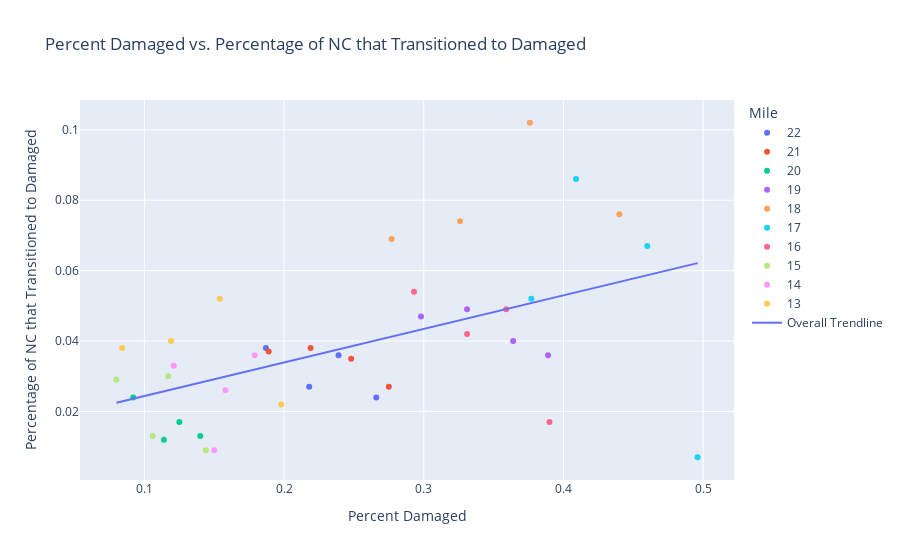

The notebook cell this image was saved under:
### Markdown cell above
## Another Question: Is the percentage change from NC to Damaged related to the percentage of slabs damaged?
Ordered pairs were made by delegating the $x$-value to be the percentage of slabs damaged for a given year and milemarker and the $y$ value to be the percentage of NC slabs that transtioned to a worse state for a given year and milemarker. These 40 points were plottted on a scatterplot and a linear regression analysis was conducted.

### Code cell
def pair_values():
    rate_of_damage_vs_damage = {'Mile' : [], 'Year' : [], 'Percent Damaged' : [], 'Percentage of NC that Transitioned to Damaged' : [], 'Percentage of Mildly Damaged to Critically Damaged': []}
    for mile in range(22, 12, -1):
        for year in range(2015, 2019): 
            freq = pd.crosstab(df_by_mile[mile][str(year - 1)], 'count')
            freq['relative freq'] = freq['count'] / freq['count'].sum()
            percent_damaged = (1 - freq.loc['NC', 'relative freq']).round(3)
            rate_of_damage_vs_damage['Mile'].append(str(mile))
            rate_of_damage_vs_damage['Year'].append(str(year))
            rate_of_damage = NC_to_damaged.loc[str(year), mile]
            rate_of_damage_vs_damage['Percent Damaged'].append(percent_damaged)
            rate_of_damage_vs_damage['Percentage of NC that Transitioned to Damaged'].append(rate_of_damage)
            rate_of_damage_vs_damage['Percentage of Mildly Damaged to Critically Damaged'].append(mild_to_critical.loc[str(year), mile])
            
    return pd.DataFrame(rate_of_damage_vs_damage)

rate_of_damage_vs_damage = pair_values()
rate_of_damage_vs_damage.head()
rate_of_damage_vs_damage.to_csv('../spreadsheet_data/rate_of_damage_vs_damage.csv')


fig = px.scatter(rate_of_damage_vs_damage, x='Percent Damaged', y='Percentage of NC that Transitioned to Damaged', color='Mile', trendline='ols', trendline_scope='overall', title='Percent Damaged vs. Percentage of NC that Transitioned to Damaged', hover_data=['Year'])    
fig.show()

### Figure 1 — Plotly figure (JSON) as saved in the notebook; plotly's stock layout.template omitted (floating-point values rounded to 4 significant figures)
{"data": [{"customdata": [["2015"], ["2016"], ["2017"], ["2018"]], "hovertemplate": "Mile=22<br>Percent Damaged=%{x}<br>Percentage of NC that Transitioned to Damaged=%{y}<br>Year=%{customdata[0]}<extra></extra>", "legendgroup": "22", "marker": {"color": "#636efa", "symbol": "circle"}, "mode": "markers", "name": "22", "orientation": "v", "showlegend": true, "type": "scatter", "x": [0.187, 0.218, 0.239, 0.266], "xaxis": "x", "y": [0.038, 0.027, 0.036, 0.024], "yaxis": "y"}, {"customdata": [["2015"], ["2016"], ["2017"], ["2018"]], "hovertemplate": "Mile=21<br>Percent Damaged=%{x}<br>Percentage of NC that Transitioned to Damaged=%{y}<br>Year=%{customdata[0]}<extra></extra>", "legendgroup": "21", "marker": {"color": "#EF553B", "symbol": "circle"}, "mode": "markers", "name": "21", "orientation": "v", "showlegend": true, "type": "scatter", "x": [0.189, 0.219, 0.248, 0.275], "xaxis": "x", "y": [0.037, 0.038, 0.035, 0.027], "yaxis": "y"}, {"customdata": [["2015"], ["2016"], ["2017"], ["2018"]], "hovertemplate": "Mile=20<br>Percent Damaged=%{x}<br>Percentage of NC that Transitioned to Damaged=%{y}<br>Year=%{customdata[0]}<extra></extra>", "legendgroup": "20", "marker": {"color": "#00cc96", "symbol": "circle"}, "mode": "markers", "name": "20", "orientation": "v", "showlegend": true, "type": "scatter", "x": [0.092, 0.114, 0.125, 0.14], "xaxis": "x", "y": [0.024, 0.012, 0.017, 0.013], "yaxis": "y"}, {"customdata": [["2015"], ["2016"], ["2017"], ["2018"]], "hovertemplate": "Mile=19<br>Percent Damaged=%{x}<br>Percentage of NC that Transitioned to Damaged=%{y}<br>Year=%{customdata[0]}<extra></extra>", "legendgroup": "19", "marker": {"color": "#ab63fa", "symbol": "circle"}, "mode": "markers", "name": "19", "orientation": "v", "showlegend": true, "type": "scatter", "x": [0.298, 0.331, 0.364, 0.389], "xaxis": "x", "y": [0.047, 0.049, 0.04, 0.036], "yaxis": "y"}, {"customdata": [["2015"], ["2016"], ["2017"], ["2018"]], "hovertemplate": "Mile=18<br>Percent Damaged=%{x}<br>Percentage of NC that Transitioned to Damaged=%{y}<br>Year=%{customdata[0]}<extra></extra>", "legendgroup": "18", "marker": {"color": "#FFA15A", "symbol": "circle"}, "mode": "markers", "name": "18", "orientation": "v", "showlegend": true, "type": "scatter", "x": [0.277, 0.326, 0.376, 0.44], "xaxis": "x", "y": [0.069, 0.074, 0.102, 0.076], "yaxis": "y"}, {"customdata": [["2015"], ["2016"], ["2017"], ["2018"]], "hovertemplate": "Mile=17<br>Percent Damaged=%{x}<br>Percentage of NC that Transitioned to Damaged=%{y}<br>Year=%{customdata[0]}<extra></extra>", "legendgroup": "17", "marker": {"color": "#19d3f3", "symbol": "circle"}, "mode": "markers", "name": "17", "orientation": "v", "showlegend": true, "type": "scatter", "x": [0.377, 0.409, 0.46, 0.496], "xaxis": "x", "y": [0.052, 0.086, 0.067, 0.007], "yaxis": "y"}, {"customdata": [["2015"], ["2016"], ["2017"], ["2018"]], "hovertemplate": "Mile=16<br>Percent Damaged=%{x}<br>Percentage of NC that Transitioned to Damaged=%{y}<br>Year=%{customdata[0]}<extra></extra>", "legendgroup": "16", "marker": {"color": "#FF6692", "symbol": "circle"}, "mode": "markers", "name": "16", "orientation": "v", "showlegend": true, "type": "scatter", "x": [0.293, 0.331, 0.359, 0.39], "xaxis": "x", "y": [0.054, 0.042, 0.049, 0.017], "yaxis": "y"}, {"customdata": [["2015"], ["2016"], ["2017"], ["2018"]], "hovertemplate": "Mile=15<br>Percent Damaged=%{x}<br>Percentage of NC that Transitioned to Damaged=%{y}<br>Year=%{customdata[0]}<extra></extra>", "legendgroup": "15", "marker": {"color": "#B6E880", "symbol": "circle"}, "mode": "markers", "name": "15", "orientation": "v", "showlegend": true, "type": "scatter", "x": [0.08, 0.106, 0.117, 0.144], "xaxis": "x", "y": [0.029, 0.013, 0.03, 0.009], "yaxis": "y"}, {"customdata": [["2015"], ["2016"], ["2017"], ["2018"]], "hovertemplate": "Mile=14<br>Percent Damaged=%{x}<br>Percentage of NC that Transitioned to Damaged=%{y}<br>Year=%{customdata[0]}<extra></extra>", "legendgroup": "14", "marker": {"color": "#FF97FF", "symbol": "circle"}, "mode": "markers", "name": "14", "orientation": "v", "showlegend": true, "type": "scatter", "x": [0.121, 0.15, 0.158, 0.179], "xaxis": "x", "y": [0.033, 0.009, 0.026, 0.036], "yaxis": "y"}, {"customdata": [["2015"], ["2016"], ["2017"], ["2018"]], "hovertemplate": "Mile=13<br>Percent Damaged=%{x}<br>Percentage of NC that Transitioned to Damaged=%{y}<br>Year=%{customdata[0]}<extra></extra>", "legendgroup": "13", "marker": {"color": "#FECB52", "symbol": "circle"}, "mode": "markers", "name": "13", "orientation": "v", "showlegend": true, "type": "scatter", "x": [0.084, 0.119, 0.154, 0.198], "xaxis": "x", "y": [0.038, 0.04, 0.052, 0.022], "yaxis": "y"}, {"hovertemplate": "<b>OLS trendline</b><br>Percentage of NC that Transitioned to Damaged = 0.0953152 * Percent Damaged + 0.0148572<br>R<sup>2</sup>=0.264652<br><br>Percent Damaged=%{x}<br>Percentage of NC that Transitioned to Damaged=%{y} <b>(trend)</b><extra></extra>", "legendgroup": "Overall Trendline", "line": {"color": "#636efa"}, "mode": "lines", "name": "Overall Trendline", "showlegend": true, "type": "scatter", "x": [0.08, 0.084, 0.092, 0.106, 0.114, 0.117, 0.119, 0.121, 0.125, 0.14, 0.144, 0.15, 0.154, 0.158, 0.179, 0.187, 0.189, 0.198, 0.218, 0.219, 0.239, 0.248, 0.266, 0.275, 0.277, 0.293, 0.298, 0.326, 0.331, 0.331, 0.359, 0.364, 0.376, 0.377, 0.389, 0.39, 0.409, 0.44, 0.46, 0.496], "xaxis": "x", "y": [0.02248, 0.02286, 0.02363, 0.02496, 0.02572, 0.02601, 0.0262, 0.02639, 0.02677, 0.0282, 0.02858, 0.02915, 0.02954, 0.02992, 0.03192, 0.03268, 0.03287, 0.03373, 0.03564, 0.03573, 0.03764, 0.0385, 0.04021, 0.04107, 0.04126, 0.04278, 0.04326, 0.04593, 0.04641, 0.04641, 0.04908, 0.04955, 0.0507, 0.05079, 0.05193, 0.05203, 0.05384, 0.0568, 0.0587, 0.06213], "yaxis": "y"}], "layout": {"legend": {"title": {"text": "Mile"}, "tracegroupgap": 0}, "title": {"text": "Percent Damaged vs. Percentage of NC that Transitioned to Damaged"}, "xaxis": {"anchor": "y", "domain": [0, 1], "title": {"text": "Percent Damaged"}}, "yaxis": {"anchor": "x", "domain": [0, 1], "title": {"text": "Percentage of NC that Transitioned to Damaged"}}}}
